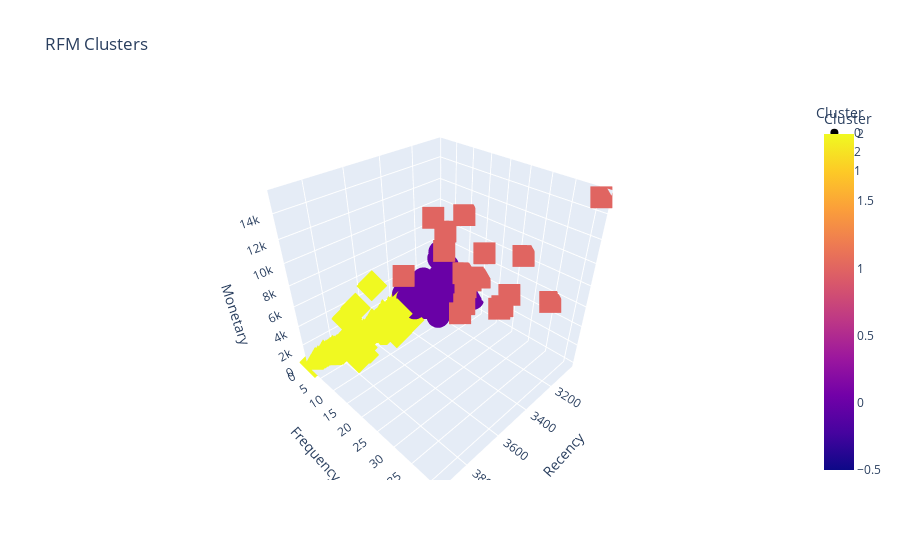

The code cell stored with this chart in its notebook:
### Code cell
# knn clustering
from sklearn.cluster import KMeans
from sklearn.preprocessing import StandardScaler

# Standardize the data
scaler = StandardScaler()
rfm_data = rfm_df[['Recency', 'Frequency', 'Monetary']]
rfm_data_scaled = scaler.fit_transform(rfm_data)

# Fit KMeans clustering model
kmeans = KMeans(n_clusters=3, random_state=42)
kmeans.fit(rfm_data_scaled)

# Add the cluster labels to the original data

rfm_df['Cluster'] = kmeans.labels_
rfm_df.head()

# Visualize the clusters
import plotly.express as px

fig = px.scatter_3d(rfm_df, x='Recency', y='Frequency', z='Monetary',
                    color='Cluster', symbol='Cluster',
                    title='RFM Clusters')
fig.show()

### Figure 1 — Plotly figure (JSON) as saved in the notebook; plotly's stock layout.template omitted (floating-point values rounded to 4 significant figures; data arrays with more than 128 entries replaced by an {"elided": "..."} marker saying what was removed)
{"data": [{"hovertemplate": "Cluster=%{marker.color}<br>Recency=%{x}<br>Frequency=%{y}<br>Monetary=%{z}<extra></extra>", "legendgroup": "0", "marker": {"color": {"elided": "2094 int values"}, "coloraxis": "coloraxis", "symbol": "circle"}, "mode": "markers", "name": "0", "scene": "scene", "showlegend": true, "type": "scatter3d", "x": {"elided": "2094 int values"}, "y": {"elided": "2094 int values"}, "z": {"elided": "2094 float values"}}, {"hovertemplate": "Cluster=%{marker.color}<br>Recency=%{x}<br>Frequency=%{y}<br>Monetary=%{z}<extra></extra>", "legendgroup": "2", "marker": {"color": {"elided": "942 int values"}, "coloraxis": "coloraxis", "symbol": "diamond"}, "mode": "markers", "name": "2", "scene": "scene", "showlegend": true, "type": "scatter3d", "x": {"elided": "942 int values"}, "y": {"elided": "942 int values"}, "z": {"elided": "942 float values"}}, {"hovertemplate": "Cluster=%{marker.color}<br>Recency=%{x}<br>Frequency=%{y}<br>Monetary=%{z}<extra></extra>", "legendgroup": "1", "marker": {"color": [1, 1, 1, 1, 1, 1, 1, 1, 1, 1, 1, 1, 1, 1, 1, 1, 1, 1], "coloraxis": "coloraxis", "symbol": "square"}, "mode": "markers", "name": "1", "scene": "scene", "showlegend": true, "type": "scatter3d", "x": [3241, 3048, 3073, 3149, 3062, 3413, 3246, 3039, 3064, 3052, 3075, 3055, 3232, 3084, 3044, 3156, 3111, 3055], "y": [18, 15, 25, 25, 23, 6, 17, 41, 10, 35, 17, 27, 11, 12, 12, 4, 6, 10], "z": [3476.0, 4203.0, 4383.0, 3569.0, 2627.0, 5713.0, 2301.0, 15230.0, 10010.0, 5433.0, 7330.0, 8530.0, 7738.0, 2856.0, 3298.0, 9502.0, 8119.0, 3862.0]}], "layout": {"coloraxis": {"colorbar": {"title": {"text": "Cluster"}}, "colorscale": [[0, "#0d0887"], [0.1111, "#46039f"], [0.2222, "#7201a8"], [0.3333, "#9c179e"], [0.4444, "#bd3786"], [0.5556, "#d8576b"], [0.6667, "#ed7953"], [0.7778, "#fb9f3a"], [0.8889, "#fdca26"], [1, "#f0f921"]]}, "legend": {"title": {"text": "Cluster"}, "tracegroupgap": 0}, "scene": {"domain": {"x": [0, 1], "y": [0, 1]}, "xaxis": {"title": {"text": "Recency"}}, "yaxis": {"title": {"text": "Frequency"}}, "zaxis": {"title": {"text": "Monetary"}}}, "title": {"text": "RFM Clusters"}}}
